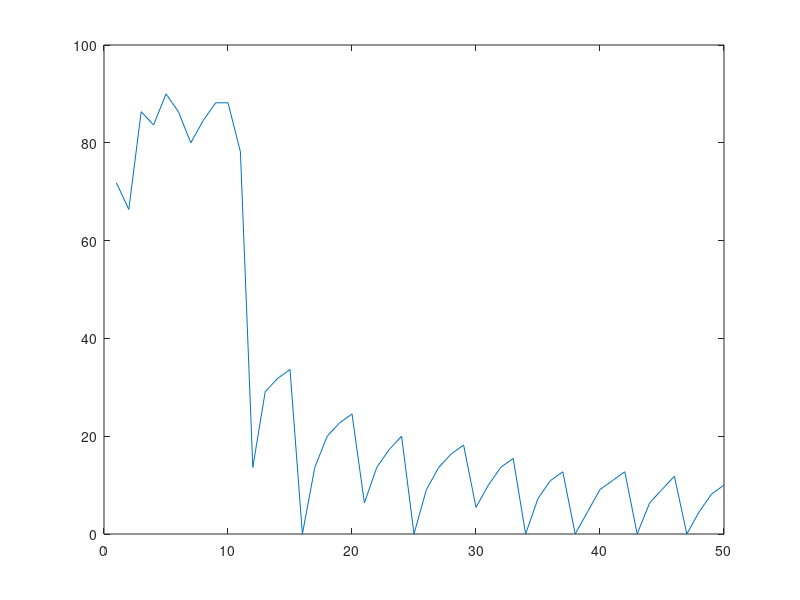

The MATLAB script that drew this image:
% System Parameters
Vdc = 1250;         % DC link voltage (V)
L = 500e-6;         % Inductance between inverters (H)
Imax = 360;         % Maximum current limit (A)
M2_max = 0.8;       % Maximum M2 allowed
delta_max = 90;     % Maximum phase shift allowed (degrees)

% EV Inverter Parameters
M1_range = linspace(0.1, 1.15, 50);  % Modulation index range
f_base = 50;                         % Base frequency (Hz)
f_max = 500;                         % Maximum frequency (Hz at M1=1.15)

% Initialize storage
optimal_M2 = nan(size(M1_range));
optimal_delta = nan(size(M1_range));
achieved_I = nan(size(M1_range));
achieved_freq = nan(size(M1_range));

for i = 1:length(M1_range)
    M1 = M1_range(i);
    
    % Calculate frequency (proportional to M1)
    freq = f_base + (f_max - f_base)*(M1/1.15);
    omega = 2*pi*freq;
    achieved_freq(i) = freq;
    
    % Grid search for M2 and delta that give Imax
    for M2 = linspace(0, M2_max, 100)
        for delta = linspace(0, delta_max, 100)
            % Calculate current magnitude
            I = (Vdc/2)*sqrt(M1^2 + M2^2 - 2*M1*M2*cosd(delta))/(omega*L);
            
            % Check if current matches Imax within 0.1% tolerance
            if abs(I - Imax) < Imax*0.001
                optimal_M2(i) = M2;
                optimal_delta(i) = delta;
                achieved_I(i) = I;
                break; % Take first solution found
            end
        end
        if ~isnan(optimal_M2(i)) % Solution found
            break;
        end
    end
end

%%
plot(optimal_delta)
